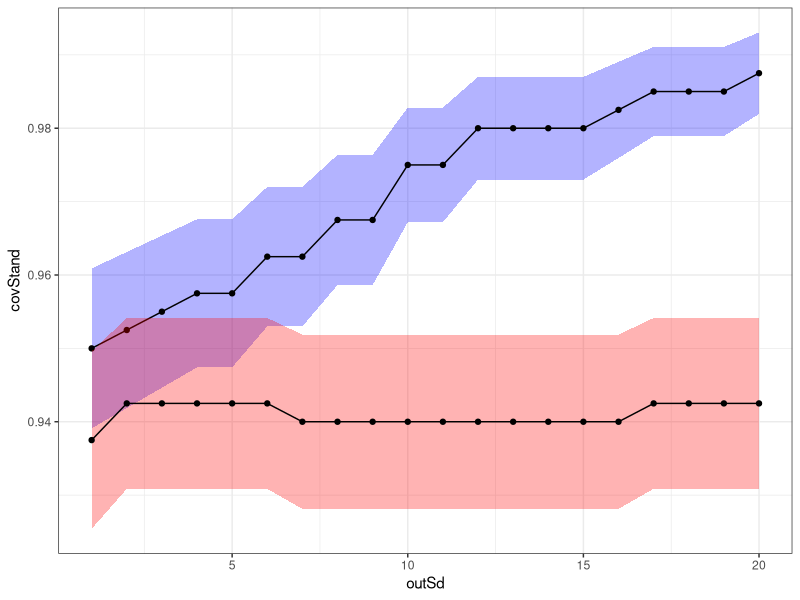

Source code (R):
## ---- chunk 1
library(ggplot2)
ggplot2::theme_set(ggplot2::theme_bw())
knitr::opts_chunk$set(tidy = FALSE, fig.align = 'center')
## ---- chunk 2
## x is an n x B matrix
confStand <- function(x) {
  n <- nrow(x)
  mu <- colMeans(x)
  lim <- qt(0.975, n - 1) * apply(x, 2, sd) / sqrt(n)
  data.frame(low = mu - lim, up = mu + lim)
  }

confRob <- function(x) {
  n <- nrow(x)
  mu <- apply(x, 2, median)
  lim <- 1.96 * sqrt(pi / 2) * apply(x, 2, mad) / sqrt(n)
  data.frame(low = mu - lim, up = mu + lim)
  }
## ---- chunk 3
n <- 40
B <- 400
x <- matrix(rnorm(n * B), n, B)
standard <- confStand(x)
robust <- confRob(x)
sum(standard$low < 0 & 0 < standard$up) / B
sum(robust$low < 0 & 0 < robust$up) / B
## ---- chunk 4
m <- 20
outSd <- 1:m
covStand <- covRob <- numeric(m)
xBase <- x[1, ]
for (i in 1:m) {
  x[1, ] <- outSd[i] * xBase
  standard <- confStand(x)
  robust <- confRob(x)
  covStand[i] <- sum(standard$low < 0 & 0 < standard$up) / B
  covRob[i] <- sum(robust$low < 0 & 0 < robust$up) / B
  }
standSd <- sqrt(covStand * (1 - covStand) / B)
robSd <- sqrt(covRob * (1 - covRob) / B)
qplot(outSd, covStand, ymax = covStand + standSd, 
      ymin = covStand - standSd, geom = "ribbon", 
      fill = I("blue"), alpha = I(0.3)) + 
  geom_line() + geom_point() +
  geom_ribbon(aes(ymax = covRob + robSd, 
      ymin = covRob - robSd), fill = "red",
      alpha = 0.3) + 
  geom_line(aes(y = covRob)) + 
  geom_point(aes(y = covRob))
